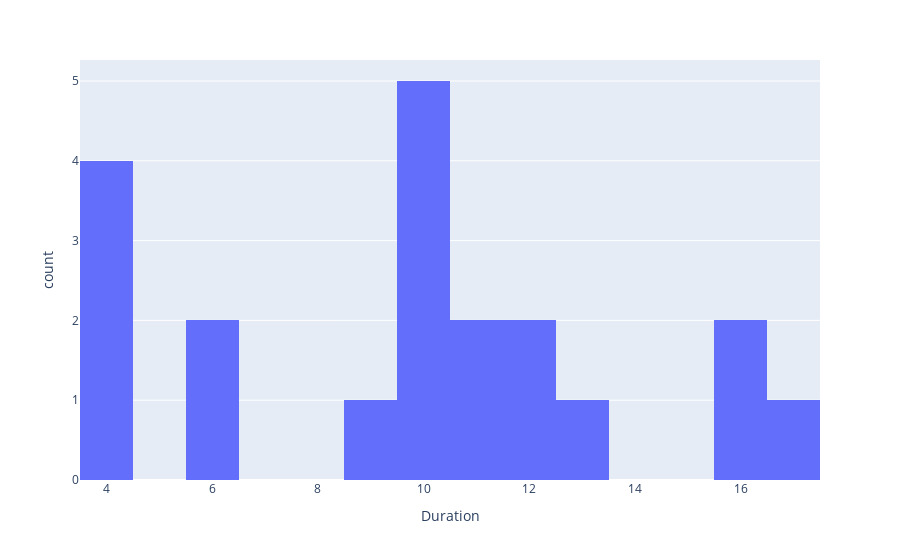

The notebook cell this image was saved under:
### Code cell
mainLogger.debug(f"max={max}")
fig = px.histogram(df_users, x="Duration", nbins=20)
fig.show()

### Figure 1 — Plotly figure (JSON) as saved in the notebook; plotly's stock layout.template omitted (floating-point values rounded to 4 significant figures)
{"data": [{"alignmentgroup": "True", "bingroup": "x", "hovertemplate": "Duration=%{x}<br>count=%{y}<extra></extra>", "legendgroup": "", "marker": {"color": "#636efa", "pattern": {"shape": ""}}, "name": "", "nbinsx": 20, "offsetgroup": "", "orientation": "v", "showlegend": false, "type": "histogram", "x": [4, 10, 10, 4, 10, 4, 10, 4, 10, 12, 6, 13, 6, 9, 16, 11, 16, 17, 11, 12], "xaxis": "x", "yaxis": "y"}], "layout": {"barmode": "relative", "legend": {"tracegroupgap": 0}, "margin": {"t": 60}, "xaxis": {"anchor": "y", "domain": [0, 1], "title": {"text": "Duration"}}, "yaxis": {"anchor": "x", "domain": [0, 1], "title": {"text": "count"}}}}
